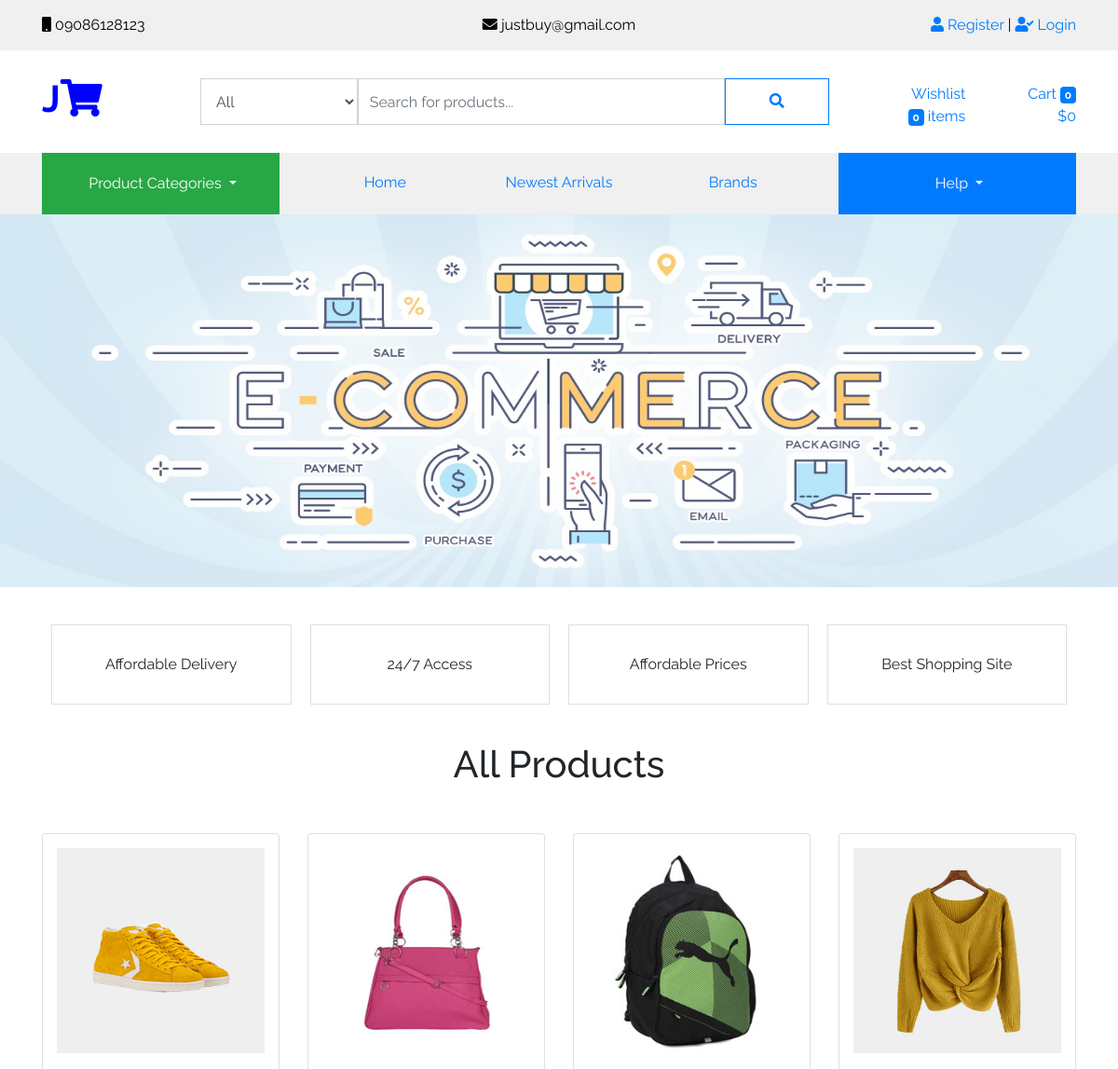
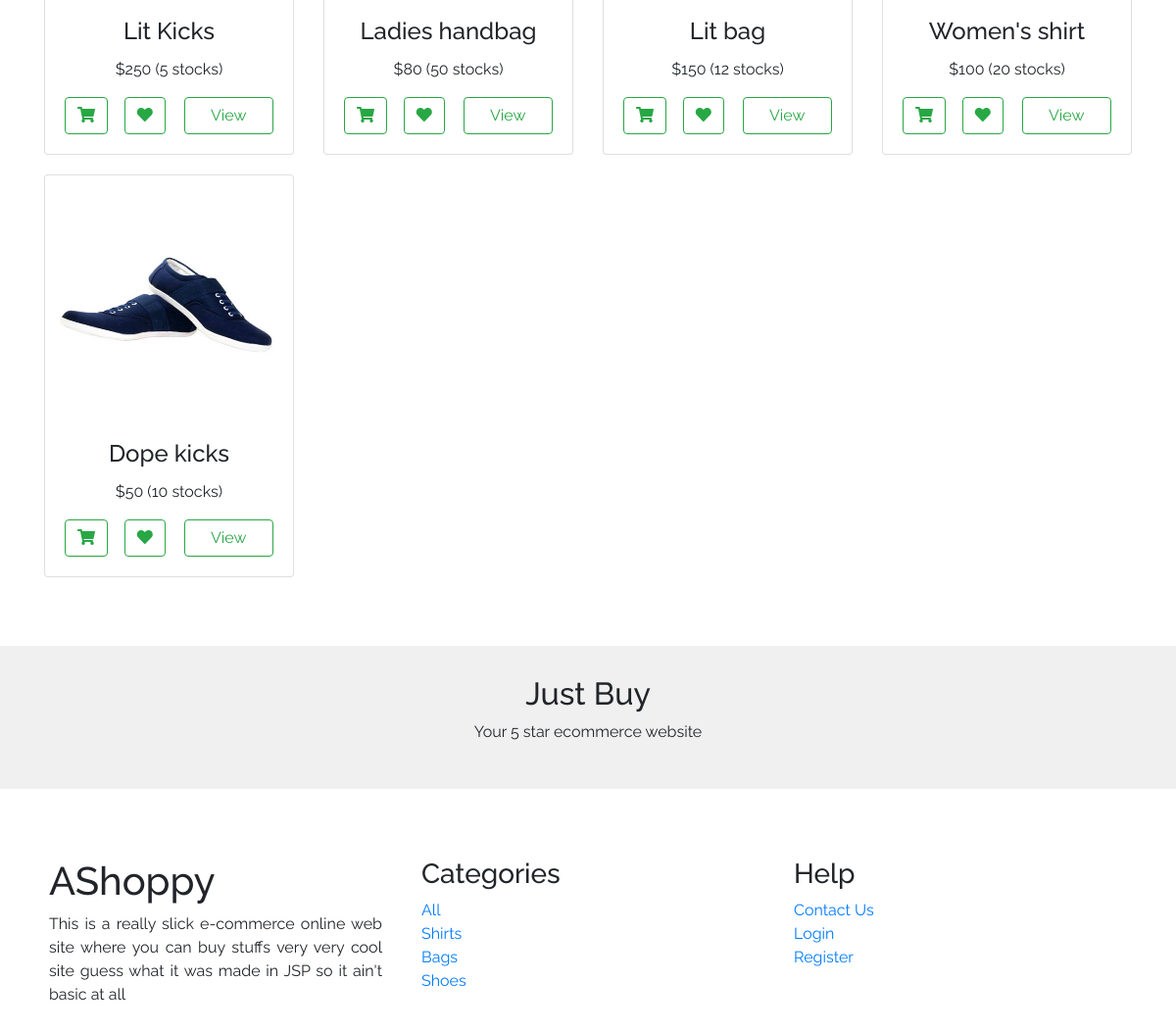
The page /home on the database its author committed (2 pictures, top to bottom).
### tables this page shows
CREATE TABLE `products` (
  `ProductID` int(11) NOT NULL,
  `Name` varchar(100) NOT NULL,
  `Description` text NOT NULL,
  `Price` float NOT NULL,
  `Stock` int(11) NOT NULL,
  `Brand` int(11) NOT NULL,
  `Image` text DEFAULT NULL,
  `Category` int(11) NOT NULL,
  `LaunchDate` int(11) NOT NULL
);

CREATE TABLE `categories` (
  `CategoryID` int(11) NOT NULL,
  `CategoryName` varchar(60) DEFAULT NULL
);

### classes/Products.php (called while the page is built, shortened)
<?php
    class Products extends Dbh{
        public function GetProductsDB(){
            $db_object = $this->GetConnection();
            $sql = "SELECT * FROM ".self::PRODUCTS_TABLE["TableName"]." ORDER By ProductID DESC";
            $prepared_statement = $db_object->prepare($sql);
            $prepared_statement->execute([]);
            $products = $prepared_statement->fetchAll();
            return $products;
        }
    }
?>

### classes/ProductsView.php (called while the page is built, shortened)
<?php
	require_once (dirname(__DIR__).'/classes/Products.php');
	class ProductsView extends Products{
		public function GetProducts(){
            return $this->GetProductsDB();
        }
	}
?>

### classes/UsersView.php (called while the page is built, shortened)
<?php
    class UsersView extends Users{
        public function UserLoggedInVerified(){
            if(isset($_SESSION["user_logged"]) && !empty($_SESSION["user_logged"])){
                $user_id = $_SESSION["user_logged"];
                if($this->UserExistsByID($user_id)){
                    return true;
                }else{
                    return false;
                }
            }else{
                return false;
            }
        }
    }
?>

### classes/Categories.php (called while the page is built, shortened)
<?php
    class Categories extends Dbh{
        public function GetCategoriesDB(){
            $db_object = $this->GetConnection();
            $sql = "SELECT * FROM ".self::CATEGORIES_TABLE["TableName"]." ORDER By CategoryID DESC";
            $prepared_statement = $db_object->prepare($sql);
            $prepared_statement->execute([]);
            $categories = $prepared_statement->fetchAll();
            return $categories;
        }
    }
?>

### classes/CategoriesView.php (called while the page is built, shortened)
<?php
    require_once (dirname(__DIR__).'/classes/Categories.php');
    class CategoriesView extends Categories{
        public function GetCategories(){
            return $this->GetCategoriesDB();
        }
    }
?>

### home.php (the view, shortened to what this page needs)
<?php
    $classes_redirect = "classes/";
    include_once $classes_redirect."__WebAppConfig.php";
    include_once $classes_redirect."UsersView.php";
    include_once $classes_redirect."CategoriesView.php";
    include_once $classes_redirect."ProductsView.php";
    $users_view_instance = new UsersView();
    $products_view_instance = new ProductsView();
?>
<!DOCTYPE html>
<html lang="en" dir="ltr">
    <head>
        <title>Home | <?php $app_conf->app_name(); ?></title>
        <?php $app_conf->load_stylesheet("css/bootstrap.min.css"); ?>
        <?php $app_conf->load_stylesheet("css/style.css"); ?>
        <?php $app_conf->load_stylesheet("css/fontawesome.min.css"); ?>
    </head>
    <body>
        <?php include_once $app_conf->get_view("header"); ?>
        <?php include_once $app_conf->get_view("header2"); ?>
        <div class="containr-fluid" style="padding: 0px;">
            <img src="<?php echo $app_conf->base_url(); ?>assets/images/banner.jpg" style="width: 100%; height: 400px;"/>
        </div>
        <div class="container text-center" style="padding: 30px;">
            <div class="row">
                <div class="col-lg-3 col-md-6 col-12 card-container">
                    <div class="card mycard">Affordable Delivery</div>
                </div>
                <div class="col-lg-3 col-md-6 col-12 card-container">
                    <div class="card mycard">24/7 Access</div>
                </div>
                <div class="col-lg-3 col-md-6 col-12 card-container">
                    <div class="card mycard">Affordable Prices</div>
                </div>
                <div class="col-lg-3 col-md-6 col-12 card-container">
                    <div class="card mycard">Best Shopping Site</div>
                </div>
            </div>
        </div>
        <div class="container">
            <div class="col-lg-12 col-md-12 col-12 text-center">
                <h1>All Products</h1>
            </div>
            <div class="row product_instance_category">
                <?php
                    $products = $products_view_instance->GetProducts();
                    foreach($products as $product){
                        ?>
                        <div class="col-10 offset-1 col-md-4 offset-md-0 col-lg-3 offset-lg-0 product_instance">
                            <div class="card" style="cursor: pointer">
                                <img class="card-img-top product_image" src="<?php echo $app_conf->base_url(); ?><?php echo $product["Image"]; ?>">
                                <div class="card-body text-center">
                                    <h4 class="card-title"><?php echo $product["Name"]; ?></h4>
                                    <p>$<?php echo $product["Price"]; ?> (<?php echo $product["Stock"]; ?> stocks)</p>
                                    <div class="row">
                                        <?php
                                            if($users_view_instance->UserLoggedInVerified()){
                                                $a2c_flag = false;
                                                $user_has_cart = $products_view_instance->UserHasCart($users_view_instance->GetUserLoggedID());
                                                if($user_has_cart[0]){
                                                    $cart_id = $user_has_cart[1];
                                                    if($products_view_instance->InUserCart($cart_id, $product["ProductID"])){
                                                        ?>
                                                        <div class="col-3">
                                                            <button class="btn btn-success" onclick="show_popup('Add to cart', 'Product already in cart');">
                                                                <?php $app_conf->get_font_awesome_icon("fas fa-shopping-cart"); ?>
                                                            </button>
                                                        </div>
                                                        <?php
                                                    }else{
                                                        $a2c_flag = true;
                                                    }
                                                }else{
                                                    $a2c_flag = true;
                                                }
                                                if($a2c_flag){
                                                    ?>
                                                    <div class="col-3">
                                                        <button class="btn btn-outline-success" onclick="add_product_to_cart($(this), <?php echo $product["ProductID"]; ?>);">
                                                            <?php $app_conf->get_font_awesome_icon("fas fa-shopping-cart"); ?>
                                                        </button>
                                                    </div>
                                                    <?php
                                                }
                                                if($products_view_instance->InUserWishlist($users_view_instance->GetUserLoggedID(), $product["ProductID"])){
                                                    ?>
                                                    <div class="col-3">
                                                        <button class="btn btn-success" onclick="show_popup('Add to wishlist', 'Product already in wishlist');">
                                                            <?php $app_conf->get_font_awesome_icon("fas fa-heart"); ?>
                                                        </button>
                                                    </div>
                                                    <?php
                                                }else{
                                                    ?>
                                                    <div class="col-3">
                                                        <button class="btn btn-outline-success" onclick="add_product_to_wishlist($(this), <?php echo $product["ProductID"]; ?>);">
                                                            <?php $app_conf->get_font_awesome_icon("fas fa-heart"); ?>
                                                        </button>
                                                    </div>
                                                    <?php
                                                }
                                            }else{
                                                ?>
                                                <div class="col-3">
                                                    <button class="btn btn-outline-success" onclick="show_popup('Add to cart', 'Login or register to add product to cart');">
                                                        <?php $app_conf->get_font_awesome_icon("fas fa-shopping-cart"); ?>
                                                    </button>
                                                </div>
                                                <div class="col-3">
                                                    <button class="btn btn-outline-success" onclick="show_popup('Add to wishlist', 'Login or register to add product to wishlist');">
                                                        <?php $app_conf->get_font_awesome_icon("fas fa-heart"); ?>
                                                    </button>
                                                </div>
                                                <?php
                                            }
                                        ?>
                                        <div class="col-6">
                                            <a href="<?php echo $app_conf->base_url(); ?>product/<?php echo $product["ProductID"]; ?>" class="btn btn-outline-success btn-block">View</a>
                                        </div>
                                    </div>
                                </div>
                            </div>
                        </div>
                        <?php
                    }
                ?>
            </div>
        </div>
        <?php include_once $app_conf->get_view("footer"); ?>
    </body>
</html>

### classes/__WebAppConfig.php (shortened to what this page needs)
<?php
    class WebAppConfig{
        public function base_url(){
            return self::BASE_URL;
        }
        public function load_stylesheet($path){
            $path = $this->base_url() . "assets/" . $path;
            echo "<link type=\"text/css\" rel=\"stylesheet\" href=\"".$path."\"/>";
        }
        public function get_font_awesome_icon($icon_code){
            echo '<span class="'.$icon_code.'"></span>';
        }
    }
    $app_conf = new WebAppConfig();
?>

### views/footer.view.php
<div class="container-fluid footer">
            <div class="container">
                <div class="row">
                    <div class="col-lg-4 col-md-4 col-12" style="padding: 20px;">
                        <h1>AShoppy</h1>
                        <p style="text-align: justify;">This is a really slick e-commerce online web site where you can buy stuffs very very cool site
                        guess what it was made in JSP so it ain't basic at all</p>
                    </div>
                    <div class="col-lg-4 col-md-4 col-12" style="padding: 20px;">
                        <h3>Categories</h3>
                        <a href="<?php echo $app_conf->base_url(); ?>products/all/all/all/all">All</a><br/>
                        <?php
                            $active_categories = $categories_view_instance->GetCategories("all");
                            foreach($active_categories as $category){
                                $category_name = $category["CategoryName"];
                                $category_id = $category["CategoryID"];
                                ?>
                                <a href="<?php echo $app_conf->base_url(); ?>products/<?php echo $category_id; ?>/all/all/all"><?php echo $category_name; ?></a><br/>
                                <?php
                            }
                        ?>
                    </div>
                    <div class="col-lg-4 col-md-4 col-12" style="padding: 20px;">
                        <h3>Help</h3>
                        <a href="<?php echo $app_conf->base_url(); ?>contact_us">Contact Us</a><br/>
                        <a href="<?php echo $app_conf->base_url(); ?>login">Login</a><br/>
                        <a href="<?php echo $app_conf->base_url(); ?>register">Register</a><br/>
                    </div>
                </div>
            </div>
        </div>

### rows shown on the page
products: Image (picture), Name "Lit Kicks", Price "250", Stock "5"
products: Image (picture), Name "Ladies handbag", Price "80", Stock "50"
products: Image (picture), Name "Lit bag", Price "150", Stock "12"
products: Image (picture), Name "Women's shirt", Price "100", Stock "20"
products: Image (picture), Name "Dope kicks", Price "50", Stock "10"
categories: CategoryName "Shirts"
categories: CategoryName "Bags"
categories: CategoryName "Shoes"
